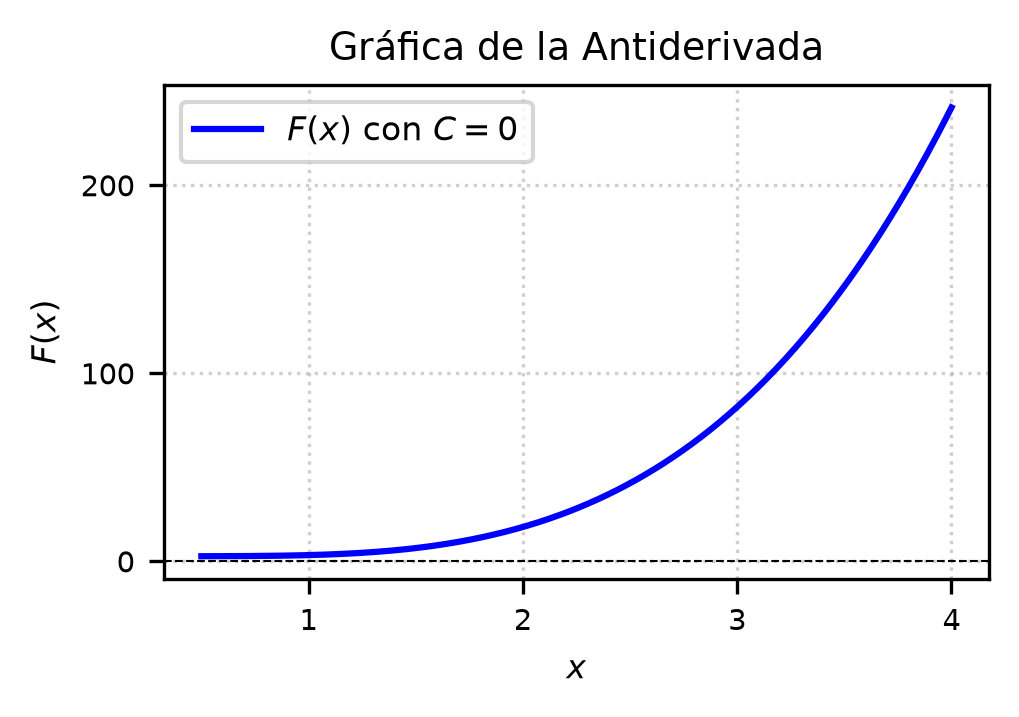

This figure's Python source:
import matplotlib
matplotlib.use('Agg')
import numpy as np
import matplotlib.pyplot as plt

x = np.linspace(0.5, 4.0, 400)

# Antiderivada con C = 0
# F(x) = (4/3)*(16 + x^5)**(3/4) - 16*(16 + x^5)**(-1/4)
F = (4.0 / 3.0) * (16.0 + x**5)**(0.75) - 16.0 * (16.0 + x**5)**(-0.25)

plt.figure(figsize=(3.5, 2.5))
plt.plot(x, F, label=r'$F(x)$ con $C=0$', color='b', linewidth=1.5)

plt.title('Gráfica de la Antiderivada', fontsize=9)
plt.xlabel('$x$', fontsize=8)
plt.ylabel('$F(x)$', fontsize=8)
plt.axhline(0, color='black', linewidth=0.5, linestyle='--')
plt.grid(True, linestyle=':', alpha=0.6)
plt.legend(fontsize=8)
plt.xticks(fontsize=7)
plt.yticks(fontsize=7)
plt.tight_layout()

plt.savefig(r'semana_05/graficas/SEM05_P36_grafica.png', dpi=300, bbox_inches='tight')
plt.close()
